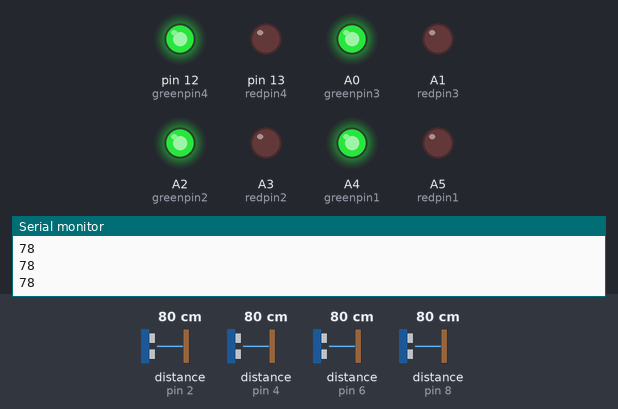
Simulated run of this sketch. Board: Arduino Uno, built with avr-gcc and run on an emulated ATmega328P. On the bench: output pins drawn as LEDs (lit = HIGH), the last lines printed to the serial monitor. Wiring (inferred from the names in the program): 4 × ultrasonic range finder: trigger pin 3, echo pin 2 / trigger pin 5, echo pin 4 / trigger pin 7, echo pin 6 / trigger pin 9, echo pin 8. Inputs (shaded band) come from the test bench; at power-on: distance to the obstacle (sensors on pin 2, pin 4, pin 6, pin 8) 80 cm. The echo pulse lasts 58.3 µs per cm; pins used as bus, display or sensor lines are not drawn.

Above: at 1.2 s.
1.3 s: distance to the obstacle (sensor on pin 2) set to 8 cm
2.8 s: distance to the obstacle (sensor on pin 2) set to 5 cm
At 3.2 s:
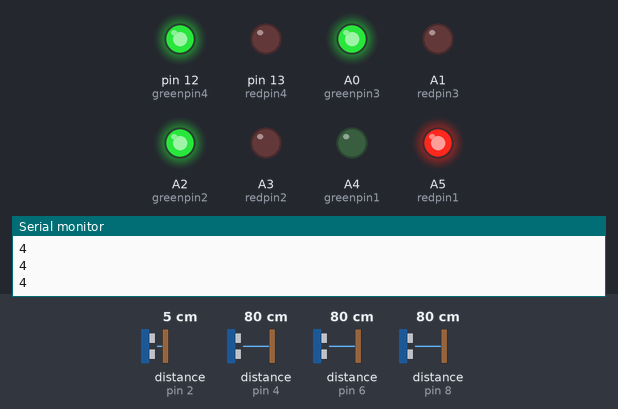
4.3 s: distance to the obstacle (sensor on pin 4) set to 8 cm
5.8 s: distance to the obstacle (sensor on pin 4) set to 5 cm
At 6.5 s:
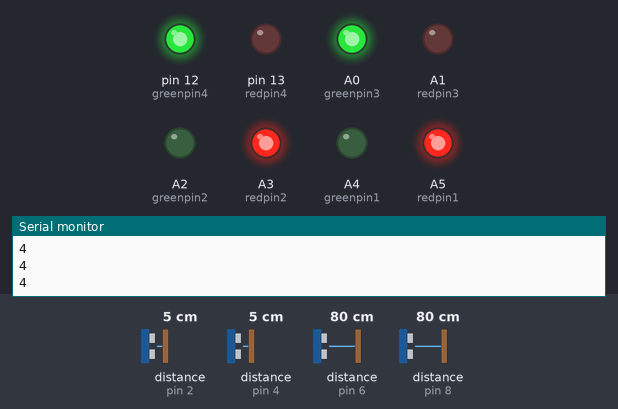
7.3 s: distance to the obstacle (sensor on pin 6) set to 8 cm
8.8 s: distance to the obstacle (sensor on pin 6) set to 5 cm
At 9.7 s:
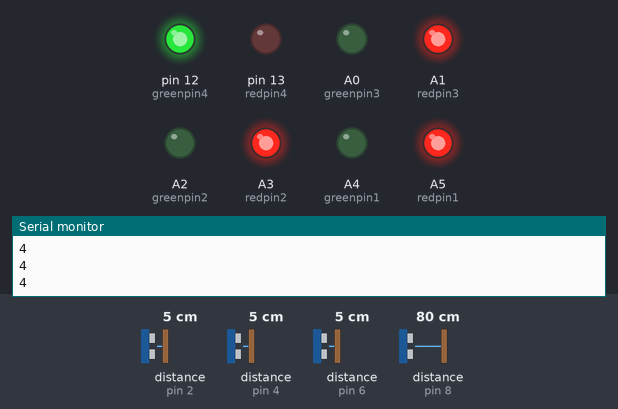
Timing chart, 0 to 11.3 s (numbered marks = the images above; inputs shaded):
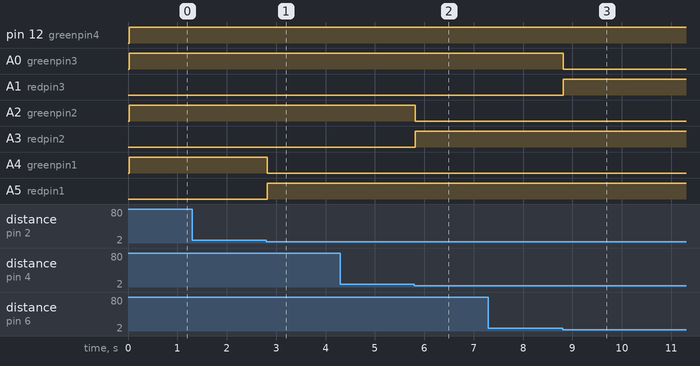

Measured:
- the behaviour switches between 7 and 6 cm on distance to the obstacle (sensor on pin 2) (found by bisection; images 0 and 1)
- the behaviour switches between 7 and 6 cm on distance to the obstacle (sensor on pin 4) (found by bisection; images 1 and 2)
- the behaviour switches between 7 and 6 cm on distance to the obstacle (sensor on pin 6) (found by bisection; images 2 and 3)
- after the input at 2.8 s, A4 (greenpin1): HIGH → LOW at once; A5 (redpin1): LOW → HIGH at once
- after the input at 5.8 s, A2 (greenpin2): HIGH → LOW at once; A3 (redpin2): LOW → HIGH at once
- after the input at 8.8 s, A0 (greenpin3): HIGH → LOW at once; A1 (redpin3): LOW → HIGH at once

The sketch:

Parkingslotsonepin.ino
```cpp
const int trigpin1 =3;
const int echopin1 =2;
const int redpin1 = A5;
const int greenpin1 = A4;

const int trigpin2 =5;
const int echopin2 =4;
const int redpin2 = A3;
const int greenpin2 = A2;

const int trigpin3 =7;
const int echopin3 =6;
const int redpin3 = A1;
const int greenpin3 = A0;

const int trigpin4 =9;
const int echopin4 =8;
const int redpin4 = 13;
const int greenpin4 = 12;

long duration1;
int distance1;
int flag1;

long duration2;
int distance2;
int flag2;

long duration3;
int distance3;
int flag3;

long duration4;
int distance4;
int flag4;

//int led = 6;
int threshold = 5;

void setup() {
  // put your setup code here, to run once:

  pinMode(trigpin1, OUTPUT);
  pinMode(echopin1, INPUT);
  pinMode(greenpin1, OUTPUT);
  pinMode(redpin1, OUTPUT);

  pinMode(trigpin2, OUTPUT);
  pinMode(echopin2, INPUT);
  pinMode(greenpin2, OUTPUT);
  pinMode(redpin2, OUTPUT);

  pinMode(trigpin3, OUTPUT);
  pinMode(echopin3, INPUT);
  pinMode(greenpin3, OUTPUT);
  pinMode(redpin3, OUTPUT);

  pinMode(trigpin4, OUTPUT);
  pinMode(echopin4, INPUT);
  pinMode(greenpin4, OUTPUT);
  pinMode(redpin4, OUTPUT);

  Serial.begin(9600);
}

void loop()
{
  // put your main code here, to run repeatedly:
  digitalWrite(trigpin1, LOW);
  delayMicroseconds(2);
  digitalWrite(trigpin1, HIGH);
  delayMicroseconds(10);
  digitalWrite(trigpin1, LOW);

  duration1 = pulseIn(echopin1, HIGH);
  distance1 = duration1 * 0.034/2;
Serial.println(distance1);
  digitalWrite(trigpin2, LOW);
  delayMicroseconds(2);
  digitalWrite(trigpin2, HIGH);
  delayMicroseconds(10);
  digitalWrite(trigpin2, LOW);

  duration2 = pulseIn(echopin2, HIGH);
  distance2 = duration2 * 0.034/2;

  digitalWrite(trigpin3, LOW);
  delayMicroseconds(2);
  digitalWrite(trigpin3, HIGH);
  delayMicroseconds(10);
  digitalWrite(trigpin3, LOW);

  duration3 = pulseIn(echopin3, HIGH);
  distance3 = duration3 * 0.034/2;

  digitalWrite(trigpin4, LOW);
  delayMicroseconds(2);
  digitalWrite(trigpin4, HIGH);
  delayMicroseconds(10);
  digitalWrite(trigpin4, LOW);

  duration4 = pulseIn(echopin4, HIGH);
  distance4 = duration4 * 0.034/2;


if (distance1>0 && distance1<=threshold)
{
  flag1 = 1;
  digitalWrite(greenpin1,LOW);
  digitalWrite(redpin1,HIGH);
}

else if (distance1==0)
{
  if (flag1==1)
  {
    digitalWrite(greenpin1,LOW);
    digitalWrite(redpin1,HIGH);
 }

  else if (flag1 ==0)
    {digitalWrite(greenpin1,HIGH);
    digitalWrite(redpin1,LOW);
    }

}
else
{
  flag1 =0;
   digitalWrite(greenpin1,HIGH);
   digitalWrite(redpin1,LOW);

}

////////////////////////////////////////////

if (distance2>0 && distance2<=threshold)
{
  flag2 = 1;
  digitalWrite(greenpin2,LOW);
  digitalWrite(redpin2,HIGH);
}

else if (distance2==0)
{
  if (flag2==1)
    {digitalWrite(greenpin2,LOW);
    digitalWrite(redpin2,HIGH);
    }

  else if (flag2 ==0)
    {digitalWrite(greenpin2,HIGH);
    digitalWrite(redpin2,LOW);}
}

else
{
  flag2 =0;
   digitalWrite(greenpin2,HIGH);
   digitalWrite(redpin2,LOW);
}

////////////////////////////////////////

if (distance3>0 && distance3<=threshold)
{
  flag3 = 1;
  digitalWrite(greenpin3,LOW);
      digitalWrite(redpin3,HIGH);

}

else if (distance3==0)
{
  if (flag3==1)
    {digitalWrite(greenpin3,LOW);
        digitalWrite(redpin3,HIGH);
}

  else if (flag3 ==0)
    {digitalWrite(greenpin3,HIGH);
        digitalWrite(redpin3,LOW);
}
}
else
{
  flag3 =0;
   digitalWrite(greenpin3,HIGH);
   digitalWrite(redpin3,LOW);
}

////////////////////////////////////////

if (distance4>0 && distance4<=threshold)
{
  flag4 = 1;
  digitalWrite(greenpin4,LOW);
  digitalWrite(redpin4,HIGH);

}

else if (distance4==0)
{
  if (flag4==1)
    {digitalWrite(greenpin4,LOW);
    digitalWrite(redpin4,HIGH);
    }

  else if (flag4 ==0)
    {digitalWrite(greenpin4,HIGH);
    digitalWrite(redpin4,LOW);}
}
else
{
  flag4 =0;
   digitalWrite(greenpin4,HIGH);
   digitalWrite(redpin4,LOW);
}

}
```
